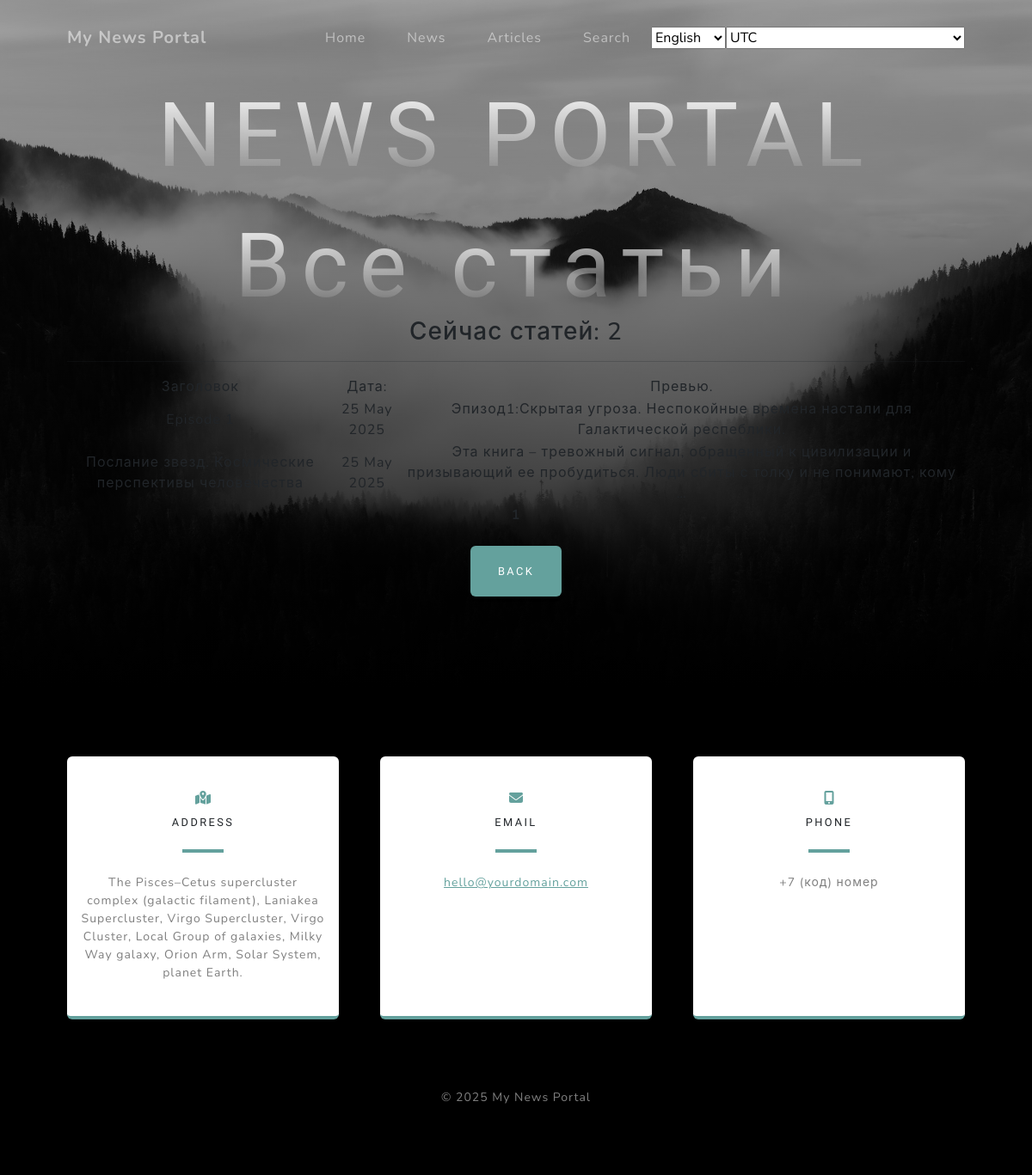
/articles/, run on an earlier commit of the app's database.
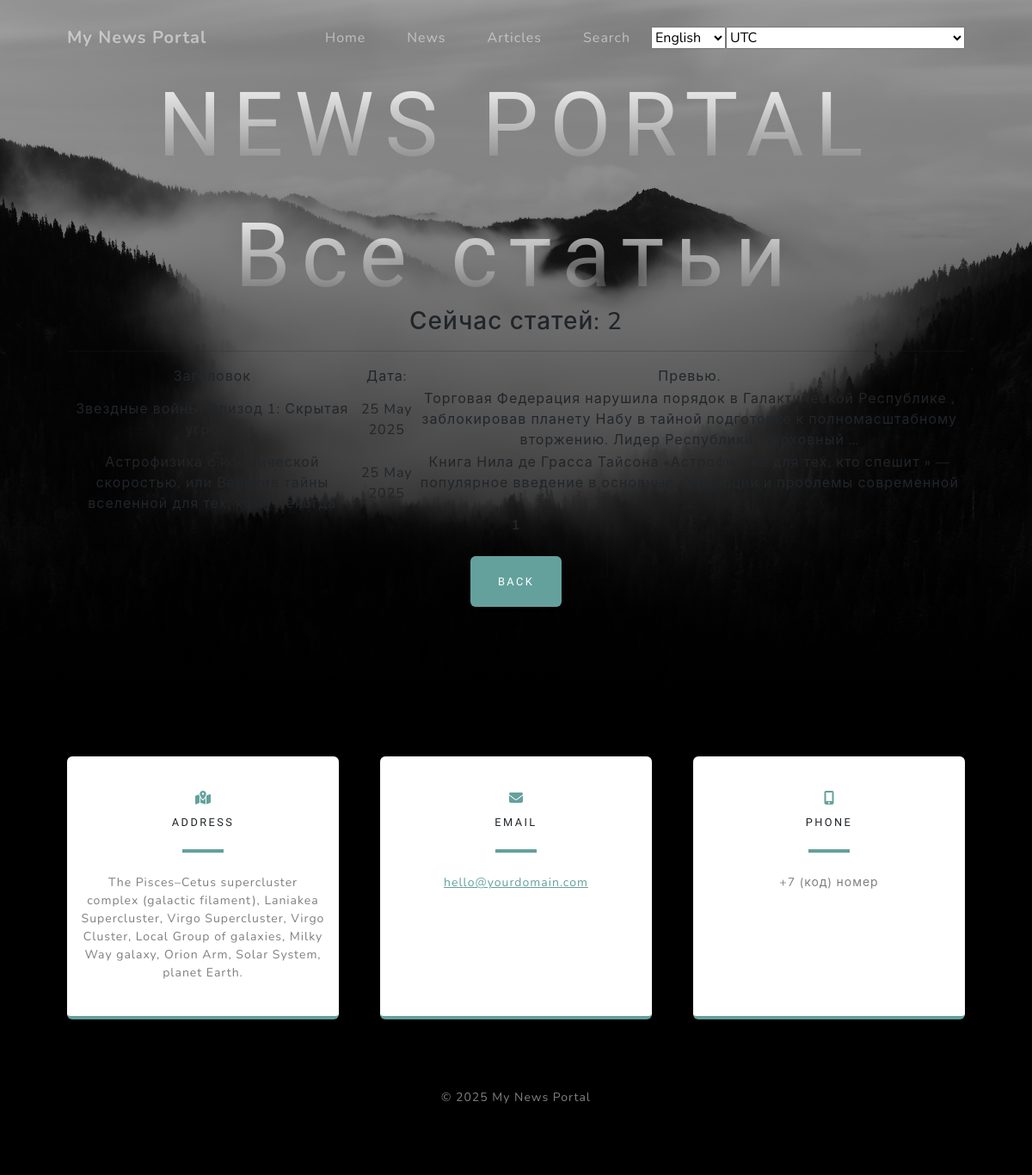
And on a later commit of the database.
### My_News_Portal/models.py (models this page shows, shortened)
class Post(models.Model):
    author = models.ForeignKey(Author, on_delete=models.CASCADE)
    NEWS = 'NW'
    ARTICLE = 'AR'
    CATEGORY = (
        (NEWS, 'Новость'),
        (ARTICLE, 'Статья'),
    )
    categoryType = models.CharField(max_length=2, choices=CATEGORY, default=NEWS)
    dateCreation = models.DateTimeField(auto_now_add=True)
    postCategory = models.ManyToManyField(Category, through='PostCategory')
    title = models.CharField(max_length=255)
    text = models.TextField()
    rating = models.IntegerField(default=0)

### My_News_Portal/views.py (the view)
# urls.py: path('articles/', cache_page(60)(PostArticlesList.as_view()), name='articles_list'),
class PostArticlesList(ListView):
    queryset = Post.objects.filter(
        categoryType='AR'
    )
    template_name = "articles.html"
    context_object_name = "articles"
    paginate_by = 10

### My_News_Portal/context_processors.py (called while the page is built)
def timezone_context(request):
    return {
        'timezones': pytz.common_timezones,
        'TIME_ZONE': timezone.get_current_timezone_name(),
    }

### My_News_Portal/templatetags/custom_filters.py (called while the page is built)
@register.filter(name="censor")
def censor(value):
    if not isinstance(value, str):
        return value
    result = value
    for word in BAD_WORDS:
        pattern = re.compile(re.escape(word), re.IGNORECASE)
        replacement = word[0] + "*" * (len(word) - 1)
        result = pattern.sub(replacement, result)
    return result

### templates/articles.html (shortened to what this page needs)
{% extends 'flatpages/default.html' %}
{% load custom_filters %}
{% load custom_tags %}
{% block content %}
    <h1>Все статьи</h1>
    <h3>Сейчас статей: {{ articles|length }}</h3>
    <hr>
    {% if articles %}
        <table>
            <tr>
                <td>
                   Заголовок
                </td>
                <td>
                    Дата:
                </td>
                <td>
                    Превью.
                </td>
            </tr>
            {% for article in articles %}
            <tr>
                <td>
                    {{ article.title|censor }}
                </td>
                <td>{{ article.dateCreation|date:'d M Y' }}</td>
                <td>{{ article.text|truncatewords:20|censor }}</td>
                <td>
                </td>
            </tr>
            {% endfor %}
        </table>
    {% else %}
        <h2>Статей нет!</h2>
    {% endif%}
    {% for num in page_obj.paginator.page_range %}
        {% if num == page_obj.number %}
            <strong>{{ num }}</strong>
        {% elif num >= page_obj.number|add:-1 and num <= page_obj.number|add:1 %}
            <a href="?{% url_replace page=num %}">{{ num }}</a>
        {% endif %}
    {% endfor %}
{% endblock content %}

### templates/flatpages/default.html (shortened to what this page needs)
{% load tz %}
{% load i18n %}
{% get_current_language as LANGUAGE_CODE %}
{% get_current_timezone as TIME_ZONE %}
<!DOCTYPE html>
<html lang="{{ LANGUAGE_CODE }}">
    <head>
        {% load static %}
        <link href="{% static 'css/styles.css' %}" rel="stylesheet" />
    </head>
    <body id="page-top">
        {% load cache %}
        {% cache 30 navigation LANGUAGE_CODE TIME_ZONE %}
            <nav class="navbar navbar-expand-lg navbar-light fixed-top" id="mainNav">
                <div class="container px-4 px-lg-5">
                    <a class="navbar-brand" href="">My News Portal</a>
                    <div class="collapse navbar-collapse" id="navbarResponsive">
                        <ul class="navbar-nav ms-auto">
                            <li class="nav-item active"><a class="nav-link" href="">{% trans "Home" %}<span class="sr-only">(current)</span></a></li>
                            <li class="nav-item"><a class="nav-link" href="/news/">{% trans "News" %}</a></li>
                            <li class="nav-item"><a class="nav-link" href="/articles/">{% trans "Articles" %}</a></li>
                            <li class="nav-item"><a class="nav-link" href="/news/search/">{% trans "Search" %}</a></li>
                        </ul>
                    </div>
                    <form action="{% url 'set_language' %}" method="post" style="display:inline;">
                        <select name="language" onchange="this.form.submit()">
                            {% get_available_languages as LANGUAGES %}
                            {% for lang_code, lang_name in LANGUAGES %}
                                <option value="{{ lang_code }}" {% if lang_code == LANGUAGE_CODE %}selected{% endif %}>
                                    {{ lang_name }}
                                </option>
                            {% endfor %}
                        </select>
                    </form>
                    <form action="{% url 'set_timezone' %}" method="post" style="display:inline;">
                        <select name="timezone" onchange="this.form.submit()">
                            {% for tz in timezones %}
                                <option value="{{ tz }}" {% if tz == TIME_ZONE %}selected{% endif %}>
                                    {{ tz }}
                                </option>
                            {% endfor %}
                        </select>
                    </form>
                </div>
            </nav>
        {% endcache %}
        <header class="masthead">
            <div class="container px-4 px-lg-5 d-flex h-100 align-items-center justify-content-center">
                <div class="d-flex justify-content-center">
                    <div class="text-center">
                        <h1 class="mx-auto my-0 text-uppercase">{% trans "News Portal" %}</h1>
                        <h2 class="text-white-50 mx-auto mt-2 mb-5">
                            {% block content %}{% endblock content %}</h2>
                        <br>
                        <br>
                        <a class="btn btn-primary" href="/news/">{% trans "Back" %}</a>
                    </div>
                </div>
            </div>
        </header>
        {% cache 30 contact LANGUAGE_CODE %}
            <section class="contact-section bg-black">
                <div class="container px-4 px-lg-5">
                    <div class="row gx-4 gx-lg-5">
                        <div class="col-md-4 mb-3 mb-md-0">
                            <div class="card py-4 h-100">
                                <div class="card-body text-center">
                                    <i class="fas fa-map-marked-alt text-primary mb-2"></i>
                                    <h4 class="text-uppercase m-0">Address</h4>
                                    <hr class="my-4 mx-auto" />
                                    <div class="small text-black-50"></div>
                                </div>
                            </div>
                        </div>
                        <div class="col-md-4 mb-3 mb-md-0">
                            <div class="card py-4 h-100">
                                <div class="card-body text-center">
                                    <i class="fas fa-envelope text-primary mb-2"></i>
                                    <h4 class="text-uppercase m-0">Email</h4>
                                    <hr class="my-4 mx-auto" />
                                    <div class="small text-black-50"><a href="#!">hello@yourdomain.com</a></div>
                                </div>
                            </div>
                        </div>
                        <div class="col-md-4 mb-3 mb-md-0">
                            <div class="card py-4 h-100">
                                <div class="card-body text-center">
                                    <i class="fas fa-mobile-alt text-primary mb-2"></i>
                                    <h4 class="text-uppercase m-0">Phone</h4>
                                    <hr class="my-4 mx-auto" />
                                    <div class="small text-black-50">+7 (код) номер</div>
                                </div>
                            </div>
                        </div>
                    </div>
                </div>
            </section>
        {% endcache %}
        <footer class="footer bg-black small text-center text-white-50"><div class="container px-4 px-lg-5">© 2025 My News Portal</div></footer>
    </body>
</html>

What changed in the data, as far as the page shows it:
changed Post: title|censor "Episode 1" → "Звездные войны. Эпизод 1: Скрытая угроза."; text|censor "Эпизод1:Скрытая угроза. Неспокойные времена настали для Галактической респеблики." → "Торговая Федерация нарушила порядок в Галактической Республике , заблокировав планету Набу в тайной подготовке к полномасштабному вторжению. Лидер Республики, Верховный …"
changed Post: title|censor "Послание звезд. Космические перспективы человечества" → "Астрофизика с космической скоростью, или Великие тайны вселенной для тех, кому некогда"; text|censor "Эта книга – тревожный сигнал, обращенный к цивилизации и призывающий ее пробудиться. Люди сбиты с толку и не понимают, кому …" → "Книга Нила де Грасса Тайсона «Астрофизика для тех, кто спешит » — популярное введение в основные концепции и проблемы современной …"
